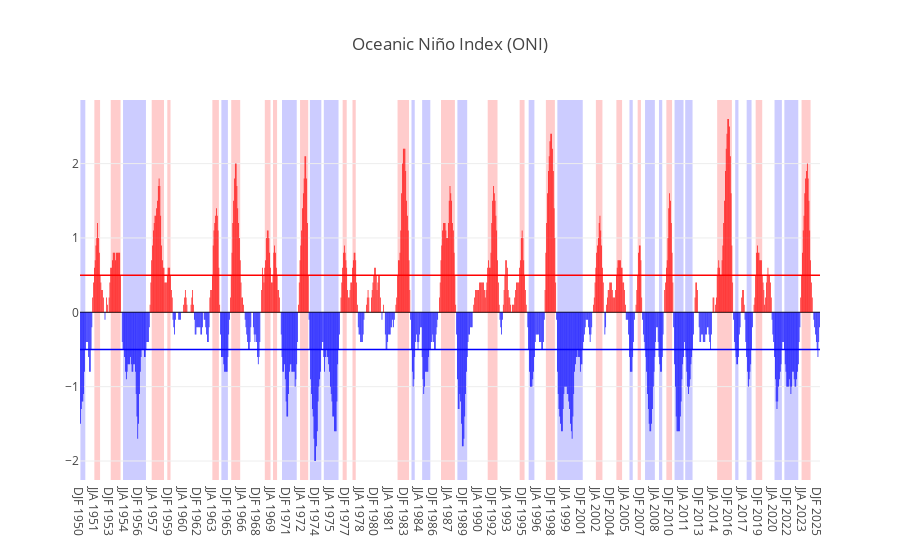

The notebook cell saved with this chart:
### Code cell
# figure = plot_oni(oni_copy, start, end, warm_periods, cold_periods)
plot_oni(oni_copy, start, end, warm_periods, cold_periods)

### Figure 1 — Plotly figure (JSON) as saved in the notebook; plotly's stock layout.template omitted (floating-point values rounded to 4 significant figures; data arrays with more than 128 entries replaced by an {"elided": "..."} marker saying what was removed)
{"data": [{"marker": {"color": {"elided": "903 str values"}}, "type": "bar", "x": {"elided": "903 str values"}, "y": {"elided": "903 float values"}}], "layout": {"annotations": [{"showarrow": false, "text": "", "x": "DJF 1952", "xanchor": "left", "xref": "x", "y": 1, "yanchor": "top", "yref": "y domain"}, {"showarrow": false, "text": "", "x": "JFM 1953", "xanchor": "left", "xref": "x", "y": 1, "yanchor": "top", "yref": "y domain"}, {"showarrow": false, "text": "", "x": "JJA 1958", "xanchor": "left", "xref": "x", "y": 1, "yanchor": "top", "yref": "y domain"}, {"showarrow": false, "text": "", "x": "FMA 1959", "xanchor": "left", "xref": "x", "y": 1, "yanchor": "top", "yref": "y domain"}, {"showarrow": false, "text": "", "x": "JFM 1964", "xanchor": "left", "xref": "x", "y": 1, "yanchor": "top", "yref": "y domain"}, {"showarrow": false, "text": "", "x": "AMJ 1965", "xanchor": "left", "xref": "x", "y": 1, "yanchor": "top", "yref": "y domain"}, {"showarrow": false, "text": "", "x": "AMJ 1969", "xanchor": "left", "xref": "x", "y": 1, "yanchor": "top", "yref": "y domain"}, {"showarrow": false, "text": "", "x": "DJF 1970", "xanchor": "left", "xref": "x", "y": 1, "yanchor": "top", "yref": "y domain"}, {"showarrow": false, "text": "", "x": "AMJ 1972", "xanchor": "left", "xref": "x", "y": 1, "yanchor": "top", "yref": "y domain"}, {"showarrow": false, "text": "", "x": "ASO 1976", "xanchor": "left", "xref": "x", "y": 1, "yanchor": "top", "yref": "y domain"}, {"showarrow": false, "text": "", "x": "ASO 1977", "xanchor": "left", "xref": "x", "y": 1, "yanchor": "top", "yref": "y domain"}, {"showarrow": false, "text": "", "x": "MAM 1982", "xanchor": "left", "xref": "x", "y": 1, "yanchor": "top", "yref": "y domain"}, {"showarrow": false, "text": "", "x": "ASO 1986", "xanchor": "left", "xref": "x", "y": 1, "yanchor": "top", "yref": "y domain"}, {"showarrow": false, "text": "", "x": "MJJ 1991", "xanchor": "left", "xref": "x", "y": 1, "yanchor": "top", "yref": "y domain"}, {"showarrow": false, "text": "", "x": "ASO 1994", "xanchor": "left", "xref": "x", "y": 1, "yanchor": "top", "yref": "y domain"}, {"showarrow": false, "text": "", "x": "AMJ 1997", "xanchor": "left", "xref": "x", "y": 1, "yanchor": "top", "yref": "y domain"}, {"showarrow": false, "text": "", "x": "JFM 2003", "xanchor": "left", "xref": "x", "y": 1, "yanchor": "top", "yref": "y domain"}, {"showarrow": false, "text": "", "x": "JFM 2005", "xanchor": "left", "xref": "x", "y": 1, "yanchor": "top", "yref": "y domain"}, {"showarrow": false, "text": "", "x": "ASO 2006", "xanchor": "left", "xref": "x", "y": 1, "yanchor": "top", "yref": "y domain"}, {"showarrow": false, "text": "", "x": "FMA 2010", "xanchor": "left", "xref": "x", "y": 1, "yanchor": "top", "yref": "y domain"}, {"showarrow": false, "text": "", "x": "MAM 2016", "xanchor": "left", "xref": "x", "y": 1, "yanchor": "top", "yref": "y domain"}, {"showarrow": false, "text": "", "x": "AMJ 2019", "xanchor": "left", "xref": "x", "y": 1, "yanchor": "top", "yref": "y domain"}, {"showarrow": false, "text": "", "x": "AMJ 2023", "xanchor": "left", "xref": "x", "y": 1, "yanchor": "top", "yref": "y domain"}, {"showarrow": false, "text": "", "x": "DJF 1950", "xanchor": "left", "xref": "x", "y": 1, "yanchor": "top", "yref": "y domain"}, {"showarrow": false, "text": "", "x": "AMJ 1954", "xanchor": "left", "xref": "x", "y": 1, "yanchor": "top", "yref": "y domain"}, {"showarrow": false, "text": "", "x": "AMJ 1964", "xanchor": "left", "xref": "x", "y": 1, "yanchor": "top", "yref": "y domain"}, {"showarrow": false, "text": "", "x": "DJF 1972", "xanchor": "left", "xref": "x", "y": 1, "yanchor": "top", "yref": "y domain"}, {"showarrow": false, "text": "", "x": "AMJ 1973", "xanchor": "left", "xref": "x", "y": 1, "yanchor": "top", "yref": "y domain"}, {"showarrow": false, "text": "", "x": "MAM 1976", "xanchor": "left", "xref": "x", "y": 1, "yanchor": "top", "yref": "y domain"}, {"showarrow": false, "text": "", "x": "ASO 1983", "xanchor": "left", "xref": "x", "y": 1, "yanchor": "top", "yref": "y domain"}, {"showarrow": false, "text": "", "x": "JAS 1985", "xanchor": "left", "xref": "x", "y": 1, "yanchor": "top", "yref": "y domain"}, {"showarrow": false, "text": "", "x": "AMJ 1988", "xanchor": "left", "xref": "x", "y": 1, "yanchor": "top", "yref": "y domain"}, {"showarrow": false, "text": "", "x": "FMA 1996", "xanchor": "left", "xref": "x", "y": 1, "yanchor": "top", "yref": "y domain"}, {"showarrow": false, "text": "", "x": "JFM 2001", "xanchor": "left", "xref": "x", "y": 1, "yanchor": "top", "yref": "y domain"}, {"showarrow": false, "text": "", "x": "FMA 2006", "xanchor": "left", "xref": "x", "y": 1, "yanchor": "top", "yref": "y domain"}, {"showarrow": false, "text": "", "x": "MJJ 2007", "xanchor": "left", "xref": "x", "y": 1, "yanchor": "top", "yref": "y domain"}, {"showarrow": false, "text": "", "x": "FMA 2009", "xanchor": "left", "xref": "x", "y": 1, "yanchor": "top", "yref": "y domain"}, {"showarrow": false, "text": "", "x": "AMJ 2011", "xanchor": "left", "xref": "x", "y": 1, "yanchor": "top", "yref": "y domain"}, {"showarrow": false, "text": "", "x": "JJA 2011", "xanchor": "left", "xref": "x", "y": 1, "yanchor": "top", "yref": "y domain"}, {"showarrow": false, "text": "", "x": "JAS 2016", "xanchor": "left", "xref": "x", "y": 1, "yanchor": "top", "yref": "y domain"}, {"showarrow": false, "text": "", "x": "MAM 2018", "xanchor": "left", "xref": "x", "y": 1, "yanchor": "top", "yref": "y domain"}, {"showarrow": false, "text": "", "x": "AMJ 2021", "xanchor": "left", "xref": "x", "y": 1, "yanchor": "top", "yref": "y domain"}, {"showarrow": false, "text": "", "x": "DJF 2023", "xanchor": "left", "xref": "x", "y": 1, "yanchor": "top", "yref": "y domain"}], "shapes": [{"line": {"color": "black", "width": 0.5}, "type": "line", "x0": 0, "x1": 1, "xref": "x domain", "y0": 0, "y1": 0, "yref": "y"}, {"line": {"color": "red", "width": 1.5}, "type": "line", "x0": 0, "x1": 1, "xref": "x domain", "y0": 0.5, "y1": 0.5, "yref": "y"}, {"line": {"color": "blue", "width": 1.5}, "type": "line", "x0": 0, "x1": 1, "xref": "x domain", "y0": -0.5, "y1": -0.5, "yref": "y"}, {"fillcolor": "red", "layer": "below", "line": {"width": 0}, "opacity": 0.2, "type": "rect", "x0": "MJJ 1951", "x1": "DJF 1952", "xref": "x", "y0": 0, "y1": 1, "yref": "y domain"}, {"fillcolor": "red", "layer": "below", "line": {"width": 0}, "opacity": 0.2, "type": "rect", "x0": "JFM 1953", "x1": "JFM 1954", "xref": "x", "y0": 0, "y1": 1, "yref": "y domain"}, {"fillcolor": "red", "layer": "below", "line": {"width": 0}, "opacity": 0.2, "type": "rect", "x0": "MAM 1957", "x1": "JJA 1958", "xref": "x", "y0": 0, "y1": 1, "yref": "y domain"}, {"fillcolor": "red", "layer": "below", "line": {"width": 0}, "opacity": 0.2, "type": "rect", "x0": "OND 1958", "x1": "FMA 1959", "xref": "x", "y0": 0, "y1": 1, "yref": "y domain"}, {"fillcolor": "red", "layer": "below", "line": {"width": 0}, "opacity": 0.2, "type": "rect", "x0": "MJJ 1963", "x1": "JFM 1964", "xref": "x", "y0": 0, "y1": 1, "yref": "y domain"}, {"fillcolor": "red", "layer": "below", "line": {"width": 0}, "opacity": 0.2, "type": "rect", "x0": "AMJ 1965", "x1": "MAM 1966", "xref": "x", "y0": 0, "y1": 1, "yref": "y domain"}, {"fillcolor": "red", "layer": "below", "line": {"width": 0}, "opacity": 0.2, "type": "rect", "x0": "SON 1968", "x1": "AMJ 1969", "xref": "x", "y0": 0, "y1": 1, "yref": "y domain"}, {"fillcolor": "red", "layer": "below", "line": {"width": 0}, "opacity": 0.2, "type": "rect", "x0": "JAS 1969", "x1": "DJF 1970", "xref": "x", "y0": 0, "y1": 1, "yref": "y domain"}, {"fillcolor": "red", "layer": "below", "line": {"width": 0}, "opacity": 0.2, "type": "rect", "x0": "AMJ 1972", "x1": "FMA 1973", "xref": "x", "y0": 0, "y1": 1, "yref": "y domain"}, {"fillcolor": "red", "layer": "below", "line": {"width": 0}, "opacity": 0.2, "type": "rect", "x0": "ASO 1976", "x1": "JFM 1977", "xref": "x", "y0": 0, "y1": 1, "yref": "y domain"}, {"fillcolor": "red", "layer": "below", "line": {"width": 0}, "opacity": 0.2, "type": "rect", "x0": "ASO 1977", "x1": "DJF 1978", "xref": "x", "y0": 0, "y1": 1, "yref": "y domain"}, {"fillcolor": "red", "layer": "below", "line": {"width": 0}, "opacity": 0.2, "type": "rect", "x0": "MAM 1982", "x1": "MJJ 1983", "xref": "x", "y0": 0, "y1": 1, "yref": "y domain"}, {"fillcolor": "red", "layer": "below", "line": {"width": 0}, "opacity": 0.2, "type": "rect", "x0": "ASO 1986", "x1": "JFM 1988", "xref": "x", "y0": 0, "y1": 1, "yref": "y domain"}, {"fillcolor": "red", "layer": "below", "line": {"width": 0}, "opacity": 0.2, "type": "rect", "x0": "MJJ 1991", "x1": "MJJ 1992", "xref": "x", "y0": 0, "y1": 1, "yref": "y domain"}, {"fillcolor": "red", "layer": "below", "line": {"width": 0}, "opacity": 0.2, "type": "rect", "x0": "ASO 1994", "x1": "FMA 1995", "xref": "x", "y0": 0, "y1": 1, "yref": "y domain"}, {"fillcolor": "red", "layer": "below", "line": {"width": 0}, "opacity": 0.2, "type": "rect", "x0": "AMJ 1997", "x1": "MAM 1998", "xref": "x", "y0": 0, "y1": 1, "yref": "y domain"}, {"fillcolor": "red", "layer": "below", "line": {"width": 0}, "opacity": 0.2, "type": "rect", "x0": "MJJ 2002", "x1": "JFM 2003", "xref": "x", "y0": 0, "y1": 1, "yref": "y domain"}, {"fillcolor": "red", "layer": "below", "line": {"width": 0}, "opacity": 0.2, "type": "rect", "x0": "JJA 2004", "x1": "JFM 2005", "xref": "x", "y0": 0, "y1": 1, "yref": "y domain"}, {"fillcolor": "red", "layer": "below", "line": {"width": 0}, "opacity": 0.2, "type": "rect", "x0": "ASO 2006", "x1": "DJF 2007", "xref": "x", "y0": 0, "y1": 1, "yref": "y domain"}, {"fillcolor": "red", "layer": "below", "line": {"width": 0}, "opacity": 0.2, "type": "rect", "x0": "JAS 2009", "x1": "FMA 2010", "xref": "x", "y0": 0, "y1": 1, "yref": "y domain"}, {"fillcolor": "red", "layer": "below", "line": {"width": 0}, "opacity": 0.2, "type": "rect", "x0": "SON 2014", "x1": "MAM 2016", "xref": "x", "y0": 0, "y1": 1, "yref": "y domain"}, {"fillcolor": "red", "layer": "below", "line": {"width": 0}, "opacity": 0.2, "type": "rect", "x0": "ASO 2018", "x1": "AMJ 2019", "xref": "x", "y0": 0, "y1": 1, "yref": "y domain"}, {"fillcolor": "red", "layer": "below", "line": {"width": 0}, "opacity": 0.2, "type": "rect", "x0": "AMJ 2023", "x1": "MAM 2024", "xref": "x", "y0": 0, "y1": 1, "yref": "y domain"}, {"fillcolor": "blue", "layer": "below", "line": {"width": 0}, "opacity": 0.2, "type": "rect", "x0": "DJF 1950", "x1": "JJA 1950", "xref": "x", "y0": 0, "y1": 1, "yref": "y domain"}, {"fillcolor": "blue", "layer": "below", "line": {"width": 0}, "opacity": 0.2, "type": "rect", "x0": "AMJ 1954", "x1": "ASO 1956", "xref": "x", "y0": 0, "y1": 1, "yref": "y domain"}, {"fillcolor": "blue", "layer": "below", "line": {"width": 0}, "opacity": 0.2, "type": "rect", "x0": "AMJ 1964", "x1": "DJF 1965", "xref": "x", "y0": 0, "y1": 1, "yref": "y domain"}, {"fillcolor": "blue", "layer": "below", "line": {"width": 0}, "opacity": 0.2, "type": "rect", "x0": "JJA 1970", "x1": "DJF 1972", "xref": "x", "y0": 0, "y1": 1, "yref": "y domain"}, {"fillcolor": "blue", "layer": "below", "line": {"width": 0}, "opacity": 0.2, "type": "rect", "x0": "AMJ 1973", "x1": "JJA 1974", "xref": "x", "y0": 0, "y1": 1, "yref": "y domain"}, {"fillcolor": "blue", "layer": "below", "line": {"width": 0}, "opacity": 0.2, "type": "rect", "x0": "SON 1974", "x1": "MAM 1976", "xref": "x", "y0": 0, "y1": 1, "yref": "y domain"}, {"fillcolor": "blue", "layer": "below", "line": {"width": 0}, "opacity": 0.2, "type": "rect", "x0": "ASO 1983", "x1": "DJF 1984", "xref": "x", "y0": 0, "y1": 1, "yref": "y domain"}, {"fillcolor": "blue", "layer": "below", "line": {"width": 0}, "opacity": 0.2, "type": "rect", "x0": "SON 1984", "x1": "JAS 1985", "xref": "x", "y0": 0, "y1": 1, "yref": "y domain"}, {"fillcolor": "blue", "layer": "below", "line": {"width": 0}, "opacity": 0.2, "type": "rect", "x0": "AMJ 1988", "x1": "AMJ 1989", "xref": "x", "y0": 0, "y1": 1, "yref": "y domain"}, {"fillcolor": "blue", "layer": "below", "line": {"width": 0}, "opacity": 0.2, "type": "rect", "x0": "JAS 1995", "x1": "FMA 1996", "xref": "x", "y0": 0, "y1": 1, "yref": "y domain"}, {"fillcolor": "blue", "layer": "below", "line": {"width": 0}, "opacity": 0.2, "type": "rect", "x0": "JJA 1998", "x1": "JFM 2001", "xref": "x", "y0": 0, "y1": 1, "yref": "y domain"}, {"fillcolor": "blue", "layer": "below", "line": {"width": 0}, "opacity": 0.2, "type": "rect", "x0": "OND 2005", "x1": "FMA 2006", "xref": "x", "y0": 0, "y1": 1, "yref": "y domain"}, {"fillcolor": "blue", "layer": "below", "line": {"width": 0}, "opacity": 0.2, "type": "rect", "x0": "MJJ 2007", "x1": "MJJ 2008", "xref": "x", "y0": 0, "y1": 1, "yref": "y domain"}, {"fillcolor": "blue", "layer": "below", "line": {"width": 0}, "opacity": 0.2, "type": "rect", "x0": "OND 2008", "x1": "FMA 2009", "xref": "x", "y0": 0, "y1": 1, "yref": "y domain"}, {"fillcolor": "blue", "layer": "below", "line": {"width": 0}, "opacity": 0.2, "type": "rect", "x0": "MJJ 2010", "x1": "AMJ 2011", "xref": "x", "y0": 0, "y1": 1, "yref": "y domain"}, {"fillcolor": "blue", "layer": "below", "line": {"width": 0}, "opacity": 0.2, "type": "rect", "x0": "JJA 2011", "x1": "MAM 2012", "xref": "x", "y0": 0, "y1": 1, "yref": "y domain"}, {"fillcolor": "blue", "layer": "below", "line": {"width": 0}, "opacity": 0.2, "type": "rect", "x0": "JAS 2016", "x1": "NDJ 2016", "xref": "x", "y0": 0, "y1": 1, "yref": "y domain"}, {"fillcolor": "blue", "layer": "below", "line": {"width": 0}, "opacity": 0.2, "type": "rect", "x0": "SON 2017", "x1": "MAM 2018", "xref": "x", "y0": 0, "y1": 1, "yref": "y domain"}, {"fillcolor": "blue", "layer": "below", "line": {"width": 0}, "opacity": 0.2, "type": "rect", "x0": "JAS 2020", "x1": "AMJ 2021", "xref": "x", "y0": 0, "y1": 1, "yref": "y domain"}, {"fillcolor": "blue", "layer": "below", "line": {"width": 0}, "opacity": 0.2, "type": "rect", "x0": "JAS 2021", "x1": "DJF 2023", "xref": "x", "y0": 0, "y1": 1, "yref": "y domain"}], "title": {"text": "Oceanic Niño Index (ONI)"}}}
